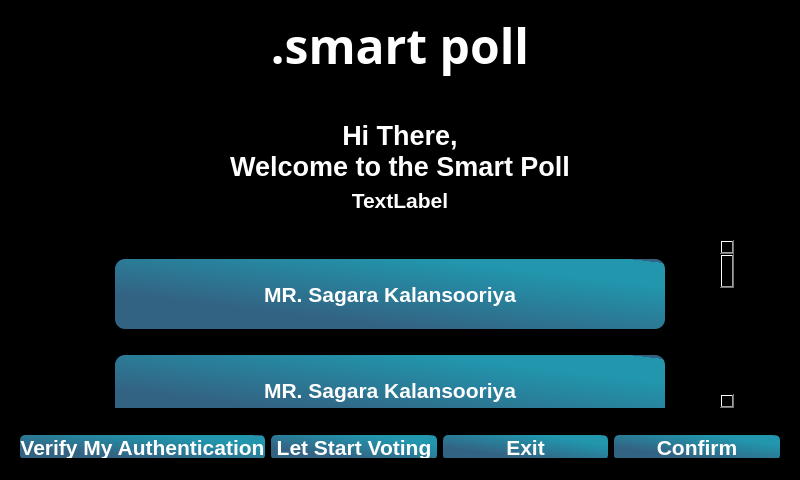
<?xml version="1.0" encoding="UTF-8"?>
<ui version="4.0">
 <class>MainWindow</class>
 <widget class="QMainWindow" name="MainWindow">
  <property name="geometry">
   <rect>
    <x>0</x>
    <y>0</y>
    <width>800</width>
    <height>480</height>
   </rect>
  </property>
  <property name="minimumSize">
   <size>
    <width>800</width>
    <height>480</height>
   </size>
  </property>
  <property name="maximumSize">
   <size>
    <width>800</width>
    <height>480</height>
   </size>
  </property>
  <property name="windowTitle">
   <string>MainWindow</string>
  </property>
  <property name="styleSheet">
   <string notr="true">background-color:rgb(0, 0, 0)</string>
  </property>
  <widget class="QWidget" name="centralwidget">
   <widget class="QFrame" name="body">
    <property name="geometry">
     <rect>
      <x>0</x>
      <y>100</y>
      <width>800</width>
      <height>380</height>
     </rect>
    </property>
    <property name="minimumSize">
     <size>
      <width>800</width>
      <height>380</height>
     </size>
    </property>
    <property name="maximumSize">
     <size>
      <width>16777215</width>
      <height>380</height>
     </size>
    </property>
    <property name="styleSheet">
     <string notr="true"/>
    </property>
    <property name="frameShape">
     <enum>QFrame::StyledPanel</enum>
    </property>
    <property name="frameShadow">
     <enum>QFrame::Raised</enum>
    </property>
    <layout class="QVBoxLayout" name="verticalLayout">
     <item>
      <widget class="QFrame" name="message">
       <property name="maximumSize">
        <size>
         <width>16777214</width>
         <height>1000</height>
        </size>
       </property>
       <property name="frameShape">
        <enum>QFrame::StyledPanel</enum>
       </property>
       <property name="frameShadow">
        <enum>QFrame::Raised</enum>
       </property>
       <layout class="QVBoxLayout" name="verticalLayout_2">
        <property name="leftMargin">
         <number>100</number>
        </property>
        <property name="rightMargin">
         <number>100</number>
        </property>
        <item>
         <widget class="QLabel" name="lbl_message">
          <property name="maximumSize">
           <size>
            <width>600</width>
            <height>3213123</height>
           </size>
          </property>
          <property name="font">
           <font>
            <pointsize>20</pointsize>
            <weight>75</weight>
            <bold>true</bold>
           </font>
          </property>
          <property name="styleSheet">
           <string notr="true">color: rgb(255, 255, 255);</string>
          </property>
          <property name="text">
           <string>Hi There,
Welcome to the Smart Poll</string>
          </property>
          <property name="alignment">
           <set>Qt::AlignCenter</set>
          </property>
         </widget>
        </item>
        <item>
         <widget class="QLabel" name="lbl_message2">
          <property name="font">
           <font>
            <pointsize>16</pointsize>
            <weight>75</weight>
            <bold>true</bold>
           </font>
          </property>
          <property name="styleSheet">
           <string notr="true">color:rgb(255, 255, 255)</string>
          </property>
          <property name="text">
           <string>TextLabel</string>
          </property>
          <property name="alignment">
           <set>Qt::AlignCenter</set>
          </property>
         </widget>
        </item>
       </layout>
      </widget>
     </item>
     <item>
      <widget class="QFrame" name="candidates">
       <property name="frameShape">
        <enum>QFrame::StyledPanel</enum>
       </property>
       <property name="frameShadow">
        <enum>QFrame::Raised</enum>
       </property>
       <layout class="QHBoxLayout" name="horizontalLayout_14">
        <item>
         <widget class="QScrollArea" name="scrollArea">
          <property name="minimumSize">
           <size>
            <width>670</width>
            <height>0</height>
           </size>
          </property>
          <property name="maximumSize">
           <size>
            <width>670</width>
            <height>16777215</height>
           </size>
          </property>
          <property name="widgetResizable">
           <bool>true</bool>
          </property>
          <property name="alignment">
           <set>Qt::AlignCenter</set>
          </property>
          <widget class="QWidget" name="scrollAreaWidgetContents">
           <property name="geometry">
            <rect>
             <x>0</x>
             <y>0</y>
             <width>651</width>
             <height>684</height>
            </rect>
           </property>
           <layout class="QVBoxLayout" name="verticalLayout_3">
            <item>
             <widget class="QFrame" name="c1">
              <property name="minimumSize">
               <size>
                <width>630</width>
                <height>90</height>
               </size>
              </property>
              <property name="maximumSize">
               <size>
                <width>630</width>
                <height>90</height>
               </size>
              </property>
              <property name="styleSheet">
               <string notr="true">border-bottom:1px solid rgb(20, 20, 20);</string>
              </property>
              <property name="frameShape">
               <enum>QFrame::StyledPanel</enum>
              </property>
              <property name="frameShadow">
               <enum>QFrame::Raised</enum>
              </property>
              <layout class="QHBoxLayout" name="horizontalLayout_19">
               <property name="spacing">
                <number>0</number>
               </property>
               <property name="margin">
                <number>0</number>
               </property>
               <item>
                <widget class="QPushButton" name="b1">
                 <property name="minimumSize">
                  <size>
                   <width>550</width>
                   <height>0</height>
                  </size>
                 </property>
                 <property name="maximumSize">
                  <size>
                   <width>550</width>
                   <height>70</height>
                  </size>
                 </property>
                 <property name="font">
                  <font>
                   <pointsize>16</pointsize>
                   <weight>75</weight>
                   <bold>true</bold>
                  </font>
                 </property>
                 <property name="styleSheet">
                  <string notr="true">QPushButton {
	border:0;
	color: rgb(255, 255, 255);
	border-radius:10px;
	background-color: qlineargradient(spread:repeat, x1:0, y1:1, x2:0.932, y2:0, stop:0 rgba(51, 99, 131, 255), stop:0.272727 rgba(51, 99, 131, 255), stop:0.818182 rgba(33, 150, 173, 255));
}

QPushButton:pressed{
	background-color:rgb(45,45,45);
	border:2px solid rgb(20, 244, 255);
	color:rgb(30,211,231)
}</string>
                 </property>
                 <property name="text">
                  <string>MR. Sagara Kalansooriya</string>
                 </property>
                </widget>
               </item>
              </layout>
             </widget>
            </item>
            <item>
             <widget class="QFrame" name="c2">
              <property name="minimumSize">
               <size>
                <width>630</width>
                <height>90</height>
               </size>
              </property>
              <property name="maximumSize">
               <size>
                <width>630</width>
                <height>90</height>
               </size>
              </property>
              <property name="styleSheet">
               <string notr="true">border-bottom:1px solid rgb(20, 20, 20);</string>
              </property>
              <property name="frameShape">
               <enum>QFrame::StyledPanel</enum>
              </property>
              <property name="frameShadow">
               <enum>QFrame::Raised</enum>
              </property>
              <layout class="QHBoxLayout" name="horizontalLayout_18">
               <property name="spacing">
                <number>0</number>
               </property>
               <property name="margin">
                <number>0</number>
               </property>
               <item>
                <widget class="QPushButton" name="b2">
                 <property name="minimumSize">
                  <size>
                   <width>550</width>
                   <height>0</height>
                  </size>
                 </property>
                 <property name="maximumSize">
                  <size>
                   <width>550</width>
                   <height>70</height>
                  </size>
                 </property>
                 <property name="font">
                  <font>
                   <pointsize>16</pointsize>
                   <weight>75</weight>
                   <bold>true</bold>
                  </font>
                 </property>
                 <property name="styleSheet">
                  <string notr="true">QPushButton {
	border:0;
	color: rgb(255, 255, 255);
	border-radius:10px;
	background-color: qlineargradient(spread:repeat, x1:0, y1:1, x2:0.932, y2:0, stop:0 rgba(51, 99, 131, 255), stop:0.272727 rgba(51, 99, 131, 255), stop:0.818182 rgba(33, 150, 173, 255));
}

QPushButton:pressed{
	background-color:rgb(45,45,45);
	border:2px solid rgb(20, 244, 255);
	color:rgb(30,211,231)
}</string>
                 </property>
                 <property name="text">
                  <string>MR. Sagara Kalansooriya</string>
                 </property>
                </widget>
               </item>
              </layout>
             </widget>
            </item>
            <item>
             <widget class="QFrame" name="c3">
              <property name="minimumSize">
               <size>
                <width>630</width>
                <height>90</height>
               </size>
              </property>
              <property name="maximumSize">
               <size>
                <width>630</width>
                <height>90</height>
               </size>
              </property>
              <property name="styleSheet">
               <string notr="true">border-bottom:1px solid rgb(20, 20, 20);</string>
              </property>
              <property name="frameShape">
               <enum>QFrame::StyledPanel</enum>
              </property>
              <property name="frameShadow">
               <enum>QFrame::Raised</enum>
              </property>
              <layout class="QHBoxLayout" name="horizontalLayout_17">
               <property name="spacing">
                <number>0</number>
               </property>
               <property name="margin">
                <number>0</number>
               </property>
               <item>
                <widget class="QPushButton" name="b3">
                 <property name="minimumSize">
                  <size>
                   <width>550</width>
                   <height>0</height>
                  </size>
                 </property>
                 <property name="maximumSize">
                  <size>
                   <width>550</width>
                   <height>70</height>
                  </size>
                 </property>
                 <property name="font">
                  <font>
                   <pointsize>16</pointsize>
                   <weight>75</weight>
                   <bold>true</bold>
                  </font>
                 </property>
                 <property name="styleSheet">
                  <string notr="true">QPushButton {
	border:0;
	color: rgb(255, 255, 255);
	border-radius:10px;
	background-color: qlineargradient(spread:repeat, x1:0, y1:1, x2:0.932, y2:0, stop:0 rgba(51, 99, 131, 255), stop:0.272727 rgba(51, 99, 131, 255), stop:0.818182 rgba(33, 150, 173, 255));
}

QPushButton:pressed{
	background-color:rgb(45,45,45);
	border:2px solid rgb(20, 244, 255);
	color:rgb(30,211,231)
}</string>
                 </property>
                 <property name="text">
                  <string>MR. Sagara Kalansooriya</string>
                 </property>
                </widget>
               </item>
              </layout>
             </widget>
            </item>
            <item>
             <widget class="QFrame" name="c4">
              <property name="minimumSize">
               <size>
                <width>630</width>
                <height>90</height>
               </size>
              </property>
              <property name="maximumSize">
               <size>
                <width>630</width>
                <height>90</height>
               </size>
              </property>
              <property name="styleSheet">
               <string notr="true">border-bottom:1px solid rgb(20, 20, 20);</string>
              </property>
              <property name="frameShape">
               <enum>QFrame::StyledPanel</enum>
              </property>
              <property name="frameShadow">
               <enum>QFrame::Raised</enum>
              </property>
              <layout class="QHBoxLayout" name="horizontalLayout_16">
               <property name="spacing">
                <number>0</number>
               </property>
               <property name="margin">
                <number>0</number>
               </property>
               <item>
                <widget class="QPushButton" name="b4">
                 <property name="minimumSize">
                  <size>
                   <width>550</width>
                   <height>0</height>
                  </size>
                 </property>
                 <property name="maximumSize">
                  <size>
                   <width>550</width>
                   <height>70</height>
                  </size>
                 </property>
                 <property name="font">
                  <font>
                   <pointsize>16</pointsize>
                   <weight>75</weight>
                   <bold>true</bold>
                  </font>
                 </property>
                 <property name="styleSheet">
                  <string notr="true">QPushButton {
	border:0;
	color: rgb(255, 255, 255);
	border-radius:10px;
	background-color: qlineargradient(spread:repeat, x1:0, y1:1, x2:0.932, y2:0, stop:0 rgba(51, 99, 131, 255), stop:0.272727 rgba(51, 99, 131, 255), stop:0.818182 rgba(33, 150, 173, 255));
}

QPushButton:pressed{
	background-color:rgb(45,45,45);
	border:2px solid rgb(20, 244, 255);
	color:rgb(30,211,231)
}</string>
                 </property>
                 <property name="text">
                  <string>MR. Sagara Kalansooriya</string>
                 </property>
                </widget>
               </item>
              </layout>
             </widget>
            </item>
            <item>
             <widget class="QFrame" name="c5">
              <property name="minimumSize">
               <size>
                <width>630</width>
                <height>90</height>
               </size>
              </property>
              <property name="maximumSize">
               <size>
                <width>630</width>
                <height>90</height>
               </size>
              </property>
              <property name="styleSheet">
               <string notr="true">border-bottom:1px solid rgb(20, 20, 20);</string>
              </property>
              <property name="frameShape">
               <enum>QFrame::StyledPanel</enum>
              </property>
              <property name="frameShadow">
               <enum>QFrame::Raised</enum>
              </property>
              <layout class="QHBoxLayout" name="horizontalLayout_15">
               <property name="spacing">
                <number>0</number>
               </property>
               <property name="margin">
                <number>0</number>
               </property>
               <item>
                <widget class="QPushButton" name="b5">
                 <property name="minimumSize">
                  <size>
                   <width>550</width>
                   <height>0</height>
                  </size>
                 </property>
                 <property name="maximumSize">
                  <size>
                   <width>550</width>
                   <height>70</height>
                  </size>
                 </property>
                 <property name="font">
                  <font>
                   <pointsize>16</pointsize>
                   <weight>75</weight>
                   <bold>true</bold>
                  </font>
                 </property>
                 <property name="styleSheet">
                  <string notr="true">QPushButton {
	border:0;
	color: rgb(255, 255, 255);
	border-radius:10px;
	background-color: qlineargradient(spread:repeat, x1:0, y1:1, x2:0.932, y2:0, stop:0 rgba(51, 99, 131, 255), stop:0.272727 rgba(51, 99, 131, 255), stop:0.818182 rgba(33, 150, 173, 255));
}

QPushButton:pressed{
	background-color:rgb(45,45,45);
	border:2px solid rgb(20, 244, 255);
	color:rgb(30,211,231)
}</string>
                 </property>
                 <property name="text">
                  <string>MR. Sagara Kalansooriya</string>
                 </property>
                </widget>
               </item>
              </layout>
             </widget>
            </item>
            <item>
             <widget class="QFrame" name="c6">
              <property name="minimumSize">
               <size>
                <width>630</width>
                <height>90</height>
               </size>
              </property>
              <property name="maximumSize">
               <size>
                <width>630</width>
                <height>90</height>
               </size>
              </property>
              <property name="styleSheet">
               <string notr="true">border-bottom:1px solid rgb(20, 20, 20);</string>
              </property>
              <property name="frameShape">
               <enum>QFrame::StyledPanel</enum>
              </property>
              <property name="frameShadow">
               <enum>QFrame::Raised</enum>
              </property>
              <layout class="QHBoxLayout" name="horizontalLayout_12">
               <property name="spacing">
                <number>0</number>
               </property>
               <property name="margin">
                <number>0</number>
               </property>
               <item>
                <widget class="QPushButton" name="b6">
                 <property name="minimumSize">
                  <size>
                   <width>550</width>
                   <height>0</height>
                  </size>
                 </property>
                 <property name="maximumSize">
                  <size>
                   <width>550</width>
                   <height>70</height>
                  </size>
                 </property>
                 <property name="font">
                  <font>
                   <pointsize>16</pointsize>
                   <weight>75</weight>
                   <bold>true</bold>
                  </font>
                 </property>
                 <property name="styleSheet">
                  <string notr="true">QPushButton {
	border:0;
	color: rgb(255, 255, 255);
	border-radius:10px;
	background-color: qlineargradient(spread:repeat, x1:0, y1:1, x2:0.932, y2:0, stop:0 rgba(51, 99, 131, 255), stop:0.272727 rgba(51, 99, 131, 255), stop:0.818182 rgba(33, 150, 173, 255));
}

QPushButton:pressed{
	background-color:rgb(45,45,45);
	border:2px solid rgb(20, 244, 255);
	color:rgb(30,211,231)
}</string>
                 </property>
                 <property name="text">
                  <string>MR. Sagara Kalansooriya</string>
                 </property>
                </widget>
               </item>
              </layout>
             </widget>
            </item>
            <item>
             <widget class="QFrame" name="c7">
              <property name="minimumSize">
               <size>
                <width>630</width>
                <height>90</height>
               </size>
              </property>
              <property name="maximumSize">
               <size>
                <width>630</width>
                <height>90</height>
               </size>
              </property>
              <property name="styleSheet">
               <string notr="true">border-bottom:1px solid rgb(20, 20, 20);</string>
              </property>
              <property name="frameShape">
               <enum>QFrame::StyledPanel</enum>
              </property>
              <property name="frameShadow">
               <enum>QFrame::Raised</enum>
              </property>
              <layout class="QHBoxLayout" name="horizontalLayout_3">
               <property name="spacing">
                <number>0</number>
               </property>
               <property name="margin">
                <number>0</number>
               </property>
               <item>
                <widget class="QPushButton" name="b7">
                 <property name="minimumSize">
                  <size>
                   <width>550</width>
                   <height>0</height>
                  </size>
                 </property>
                 <property name="maximumSize">
                  <size>
                   <width>550</width>
                   <height>70</height>
                  </size>
                 </property>
                 <property name="font">
                  <font>
                   <pointsize>16</pointsize>
                   <weight>75</weight>
                   <bold>true</bold>
                  </font>
                 </property>
                 <property name="styleSheet">
                  <string notr="true">QPushButton {
	border:0;
	color: rgb(255, 255, 255);
	border-radius:10px;
	background-color: qlineargradient(spread:repeat, x1:0, y1:1, x2:0.932, y2:0, stop:0 rgba(51, 99, 131, 255), stop:0.272727 rgba(51, 99, 131, 255), stop:0.818182 rgba(33, 150, 173, 255));
}

QPushButton:pressed{
	background-color:rgb(45,45,45);
	border:2px solid rgb(20, 244, 255);
	color:rgb(30,211,231)
}</string>
                 </property>
                 <property name="text">
                  <string>MR. Sagara Kalansooriya</string>
                 </property>
                </widget>
               </item>
              </layout>
             </widget>
            </item>
           </layout>
          </widget>
         </widget>
        </item>
       </layout>
      </widget>
     </item>
     <item>
      <widget class="QFrame" name="buttons">
       <property name="maximumSize">
        <size>
         <width>16777215</width>
         <height>80</height>
        </size>
       </property>
       <property name="frameShape">
        <enum>QFrame::StyledPanel</enum>
       </property>
       <property name="frameShadow">
        <enum>QFrame::Raised</enum>
       </property>
       <layout class="QHBoxLayout" name="horizontalLayout">
        <item>
         <widget class="QPushButton" name="verify">
          <property name="maximumSize">
           <size>
            <width>290</width>
            <height>80</height>
           </size>
          </property>
          <property name="font">
           <font>
            <pointsize>16</pointsize>
            <weight>75</weight>
            <bold>true</bold>
           </font>
          </property>
          <property name="styleSheet">
           <string notr="true">QPushButton {
	color: rgb(255, 255, 255);
	border-radius:5px;
	background-color: qlineargradient(spread:repeat, x1:0, y1:1, x2:0.932, y2:0, stop:0 rgba(51, 99, 131, 255), stop:0.272727 rgba(51, 99, 131, 255), stop:0.818182 rgba(33, 150, 173, 255));
}

QPushButton:pressed{
	background-color:rgb(45,45,45);
	border:2px solid rgb(20, 244, 255);
	color:rgb(30,211,231)
}</string>
          </property>
          <property name="text">
           <string>Verify My Authentication</string>
          </property>
         </widget>
        </item>
        <item>
         <widget class="QPushButton" name="start_vote">
          <property name="maximumSize">
           <size>
            <width>290</width>
            <height>80</height>
           </size>
          </property>
          <property name="font">
           <font>
            <pointsize>16</pointsize>
            <weight>75</weight>
            <bold>true</bold>
           </font>
          </property>
          <property name="styleSheet">
           <string notr="true">QPushButton {
	color: rgb(255, 255, 255);
	border-radius:5px;
	background-color: qlineargradient(spread:repeat, x1:0, y1:1, x2:0.932, y2:0, stop:0 rgba(51, 99, 131, 255), stop:0.272727 rgba(51, 99, 131, 255), stop:0.818182 rgba(33, 150, 173, 255));
}

QPushButton:pressed{
	background-color:rgb(45,45,45);
	border:2px solid rgb(20, 244, 255);
	color:rgb(30,211,231)
}</string>
          </property>
          <property name="text">
           <string>Let Start Voting</string>
          </property>
         </widget>
        </item>
        <item>
         <widget class="QPushButton" name="exit">
          <property name="maximumSize">
           <size>
            <width>290</width>
            <height>80</height>
           </size>
          </property>
          <property name="font">
           <font>
            <pointsize>16</pointsize>
            <weight>75</weight>
            <bold>true</bold>
           </font>
          </property>
          <property name="styleSheet">
           <string notr="true">QPushButton {
	color: rgb(255, 255, 255);
	border-radius:5px;
	background-color: qlineargradient(spread:repeat, x1:0, y1:1, x2:0.932, y2:0, stop:0 rgba(51, 99, 131, 255), stop:0.272727 rgba(51, 99, 131, 255), stop:0.818182 rgba(33, 150, 173, 255));
}

QPushButton:pressed{
	background-color:rgb(45,45,45);
	border:2px solid rgb(20, 244, 255);
	color:rgb(30,211,231)
}</string>
          </property>
          <property name="text">
           <string>Exit</string>
          </property>
         </widget>
        </item>
        <item>
         <widget class="QPushButton" name="confirm">
          <property name="maximumSize">
           <size>
            <width>290</width>
            <height>80</height>
           </size>
          </property>
          <property name="font">
           <font>
            <pointsize>16</pointsize>
            <weight>75</weight>
            <bold>true</bold>
           </font>
          </property>
          <property name="styleSheet">
           <string notr="true">QPushButton {
	color: rgb(255, 255, 255);
	border-radius:5px;
	background-color: qlineargradient(spread:repeat, x1:0, y1:1, x2:0.932, y2:0, stop:0 rgba(51, 99, 131, 255), stop:0.272727 rgba(51, 99, 131, 255), stop:0.818182 rgba(33, 150, 173, 255));
}

QPushButton:pressed{
	background-color:rgb(45,45,45);
	border:2px solid rgb(20, 244, 255);
	color:rgb(30,211,231)
}</string>
          </property>
          <property name="text">
           <string>Confirm</string>
          </property>
         </widget>
        </item>
       </layout>
      </widget>
     </item>
    </layout>
   </widget>
   <widget class="QFrame" name="header">
    <property name="geometry">
     <rect>
      <x>0</x>
      <y>0</y>
      <width>800</width>
      <height>90</height>
     </rect>
    </property>
    <property name="minimumSize">
     <size>
      <width>800</width>
      <height>90</height>
     </size>
    </property>
    <property name="maximumSize">
     <size>
      <width>800</width>
      <height>90</height>
     </size>
    </property>
    <property name="frameShape">
     <enum>QFrame::StyledPanel</enum>
    </property>
    <property name="frameShadow">
     <enum>QFrame::Raised</enum>
    </property>
    <layout class="QHBoxLayout" name="horizontalLayout_13">
     <item>
      <widget class="QLabel" name="lbl_header">
       <property name="font">
        <font>
         <family>Lucida Fax</family>
         <pointsize>36</pointsize>
         <weight>75</weight>
         <italic>false</italic>
         <bold>true</bold>
        </font>
       </property>
       <property name="styleSheet">
        <string notr="true">color:rgb(255, 255, 255)</string>
       </property>
       <property name="text">
        <string>.smart poll</string>
       </property>
       <property name="alignment">
        <set>Qt::AlignCenter</set>
       </property>
      </widget>
     </item>
    </layout>
   </widget>
  </widget>
  <widget class="QStatusBar" name="statusbar"/>
 </widget>
 <resources/>
 <connections/>
</ui>
